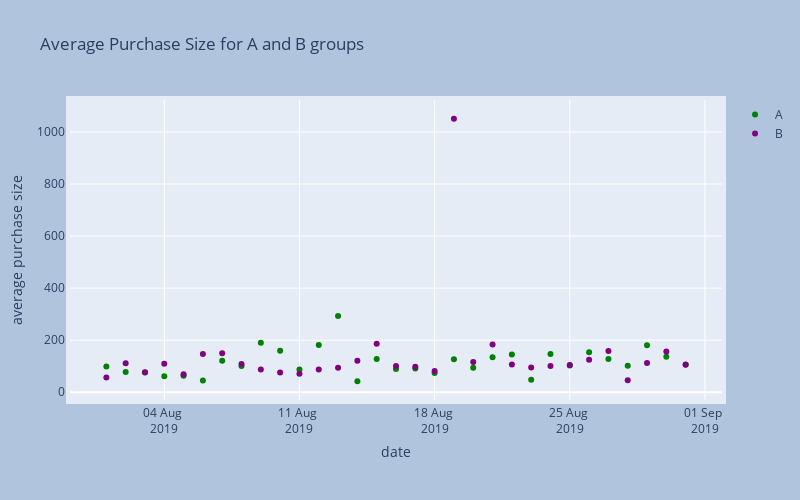

Notebook code cell kept with this figure:
### Markdown cell above
##### 5. Scatter plot Average Purchase Size for group A and B.

### Code cell
# scatter plot average purchase size for groups A and B
fig = go.Figure()
fig.add_trace(go.Scatter(x = merged_A['date'], 
                        y = merged_A['average_order_sizeA'],
                    mode = 'markers',
                    name = 'A', line = dict(color = 'green', width = 2 )))
fig.add_trace(go.Scatter(x = merged_B['date'], 
                        y = merged_B['average_order_sizeB'], 
                    mode = 'markers',
                    name = 'B', line = dict(color = 'purple', width = 2 )))

fig.update_layout(autosize = False, width = 800, height = 500, margin = dict(
        l = 50, r = 50, b = 100, t = 100, pad = 4), paper_bgcolor = 'LightSteelBlue',
                  xaxis_tickformat = '%d %b <br>%Y', 
                  xaxis_title = 'date')
# Customize y-axis label
fig.update_yaxes(title_text = 'average purchase size')  # Add y-axis label
# Add title to the plot
fig.update_layout(title_text = 'Average Purchase Size for A and B groups')
fig.update_layout(
    showlegend = True)
fig.show()

### Figure 1 — Plotly figure (JSON) as saved in the notebook; plotly's stock layout.template omitted (floating-point values rounded to 4 significant figures)
{"data": [{"line": {"color": "green", "width": 2}, "mode": "markers", "name": "A", "type": "scatter", "x": ["2019-08-01T00:00:00", "2019-08-02T00:00:00", "2019-08-03T00:00:00", "2019-08-04T00:00:00", "2019-08-05T00:00:00", "2019-08-06T00:00:00", "2019-08-07T00:00:00", "2019-08-08T00:00:00", "2019-08-09T00:00:00", "2019-08-10T00:00:00", "2019-08-11T00:00:00", "2019-08-12T00:00:00", "2019-08-13T00:00:00", "2019-08-14T00:00:00", "2019-08-15T00:00:00", "2019-08-16T00:00:00", "2019-08-17T00:00:00", "2019-08-18T00:00:00", "2019-08-19T00:00:00", "2019-08-20T00:00:00", "2019-08-21T00:00:00", "2019-08-22T00:00:00", "2019-08-23T00:00:00", "2019-08-24T00:00:00", "2019-08-25T00:00:00", "2019-08-26T00:00:00", "2019-08-27T00:00:00", "2019-08-28T00:00:00", "2019-08-29T00:00:00", "2019-08-30T00:00:00", "2019-08-31T00:00:00"], "y": [98.55, 77.28, 75.63, 61.41, 63.55, 44.56, 121.4, 100.3, 190.5, 159.2, 87.58, 181.5, 292.6, 42.15, 127.5, 88.84, 91.42, 74.28, 126.4, 93.6, 133.9, 145.1, 47.7, 147.1, 102.3, 154.1, 127.6, 101.8, 180.5, 136.5, 106.0]}, {"line": {"color": "purple", "width": 2}, "mode": "markers", "name": "B", "type": "scatter", "x": ["2019-08-01T00:00:00", "2019-08-02T00:00:00", "2019-08-03T00:00:00", "2019-08-04T00:00:00", "2019-08-05T00:00:00", "2019-08-06T00:00:00", "2019-08-07T00:00:00", "2019-08-08T00:00:00", "2019-08-09T00:00:00", "2019-08-10T00:00:00", "2019-08-11T00:00:00", "2019-08-12T00:00:00", "2019-08-13T00:00:00", "2019-08-14T00:00:00", "2019-08-15T00:00:00", "2019-08-16T00:00:00", "2019-08-17T00:00:00", "2019-08-18T00:00:00", "2019-08-19T00:00:00", "2019-08-20T00:00:00", "2019-08-21T00:00:00", "2019-08-22T00:00:00", "2019-08-23T00:00:00", "2019-08-24T00:00:00", "2019-08-25T00:00:00", "2019-08-26T00:00:00", "2019-08-27T00:00:00", "2019-08-28T00:00:00", "2019-08-29T00:00:00", "2019-08-30T00:00:00", "2019-08-31T00:00:00"], "y": [56.89, 111.7, 76.54, 109.4, 69.01, 146.5, 149.4, 108.2, 87.17, 76.13, 71.28, 87.25, 93.72, 120.9, 186.5, 100.4, 98.15, 81.21, 1051.0, 116.2, 183.3, 106.2, 94.53, 100.4, 104.6, 124.7, 158.8, 45.93, 112.1, 156.5, 105.2]}], "layout": {"autosize": false, "height": 500, "margin": {"b": 100, "l": 50, "pad": 4, "r": 50, "t": 100}, "paper_bgcolor": "LightSteelBlue", "showlegend": true, "title": {"text": "Average Purchase Size for A and B groups"}, "width": 800, "xaxis": {"tickformat": "%d %b <br>%Y", "title": {"text": "date"}}, "yaxis": {"title": {"text": "average purchase size"}}}}
